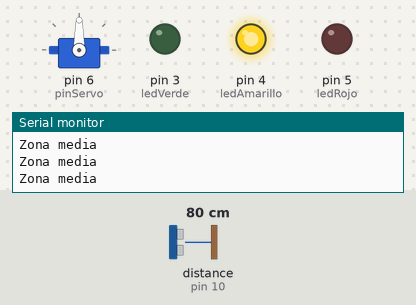
The sketch below on a simulated Arduino Uno, built with avr-gcc and run on an emulated ATmega328P. Parts: servo, output pins drawn as LEDs (lit = HIGH), the last lines printed to the serial monitor. Wiring (inferred from the names in the program): ultrasonic range finder: trigger pin 9; echo pin 10. The test bench sets the inputs (shaded band); at power-on: distance to the obstacle (sensor on pin 10) 80 cm. The echo pulse lasts 58.3 µs per cm; pins used as bus, display or sensor lines are not drawn.

Above: at 1.2 s.
1.3 s: distance to the obstacle (sensor on pin 10) set to 32 cm
2.8 s: distance to the obstacle (sensor on pin 10) set to 28 cm
At 4.2 s:
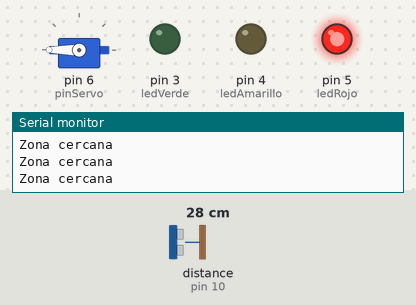
4.5 s: distance to the obstacle (sensor on pin 10) set to 120 cm
At 4.9 s:
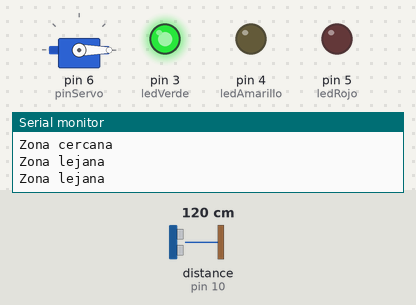
6.0 s: distance to the obstacle (sensor on pin 10) set to 2 cm
At 7.1 s:
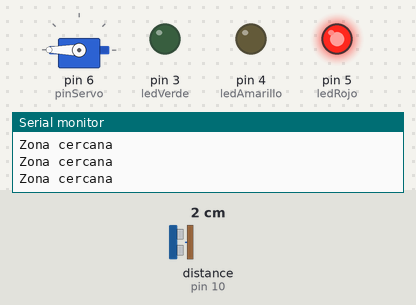
7.5 s: distance to the obstacle (sensor on pin 10) set to 35 cm
At 8.5 s:
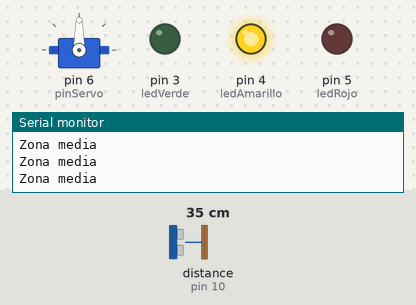
Timing chart, 0 to 10.0 s (numbered marks = the images above; inputs shaded):
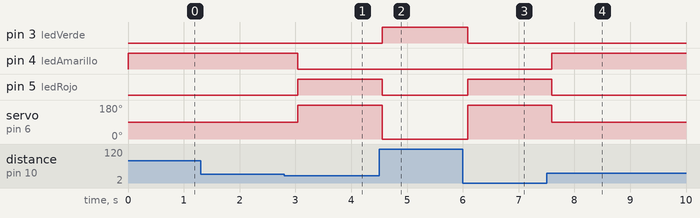

Measured:
- the behaviour switches between 30 and 29 cm on distance to the obstacle (sensor on pin 10) (found by bisection; images 0 and 1)
- after the input at 2.8 s, pin 4 (ledAmarillo): HIGH → LOW after 0.24 s; pin 5 (ledRojo): LOW → HIGH after 0.24 s; servo on pin 6 (pinServo): 90° → 180° after 0.24 s
- after the input at 4.5 s, pin 3 (ledVerde): LOW → HIGH after 0.06 s; pin 5 (ledRojo): HIGH → LOW after 0.06 s; servo on pin 6 (pinServo): 180° → 0° after 0.06 s
- after the input at 6.0 s, pin 3 (ledVerde): HIGH → LOW after 0.09 s; pin 5 (ledRojo): LOW → HIGH after 0.09 s; servo on pin 6 (pinServo): 0° → 180° after 0.09 s
- after the input at 7.5 s, pin 4 (ledAmarillo): LOW → HIGH after 0.10 s; pin 5 (ledRojo): HIGH → LOW after 0.10 s; servo on pin 6 (pinServo): 180° → 90° after 0.10 s

The sketch:

semana-19.ino
```cpp
#include <Servo.h>
const int pinTrig = 9;
const int pinEcho = 10;
const int ledVerde = 3;
const int ledAmarillo = 4;
const int ledRojo = 5;
const int pinServo = 6;
Servo indicador;
float medirDistancia() {
  digitalWrite(pinTrig, LOW);
  delayMicroseconds(2);
  digitalWrite(pinTrig, HIGH);
  delayMicroseconds(10);
  digitalWrite(pinTrig, LOW);
  unsigned long duracion = pulseIn(pinEcho, HIGH, 30000);
  if (duracion == 0) return -1.0;
  return duracion * 0.0343 / 2.0;
}
void mostrarEstado(int verde, int amarillo, int rojo, int angulo) {
  digitalWrite(ledVerde, verde);
  digitalWrite(ledAmarillo, amarillo);
  digitalWrite(ledRojo, rojo);
  indicador.write(angulo);
}
void setup() {
  pinMode(pinTrig, OUTPUT);
  pinMode(pinEcho, INPUT);
  pinMode(ledVerde, OUTPUT);
  pinMode(ledAmarillo, OUTPUT);
  pinMode(ledRojo, OUTPUT);
  indicador.attach(pinServo);
  Serial.begin(9600);
}
void loop() {
  float distancia = medirDistancia();
  if (distancia < 0) {
    mostrarEstado(LOW, LOW, LOW, 90);
    Serial.println("Lectura no valida");
  } else if (distancia <= 30) {
    mostrarEstado(LOW, LOW, HIGH, 180);
    Serial.println("Zona cercana");
  } else if (distancia <= 100) {
    mostrarEstado(LOW, HIGH, LOW, 90);
    Serial.println("Zona media");
  } else {
    mostrarEstado(HIGH, LOW, LOW, 0);
    Serial.println("Zona lejana");
  }
  delay(300);
}
```
